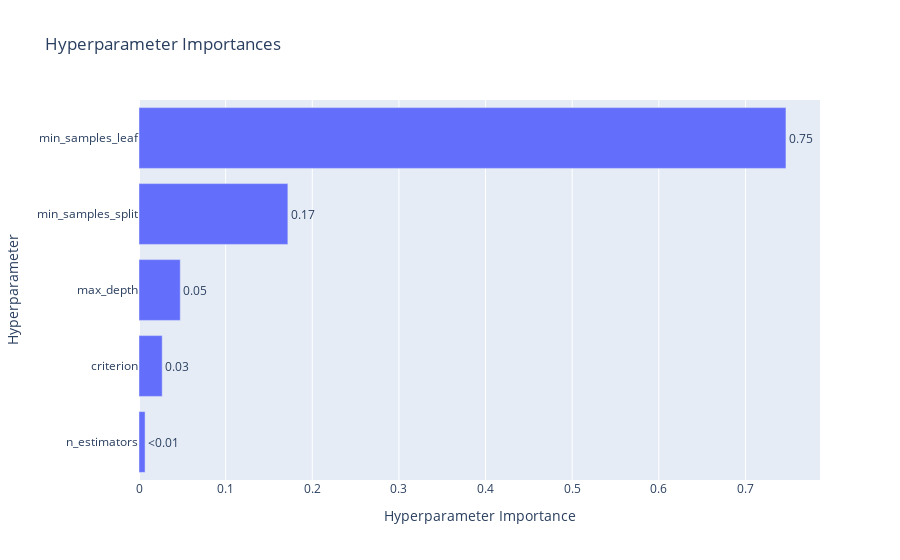

The notebook cell this image was saved under:
### Code cell
p_importance_no_feat_eng = optuna.visualization.plot_param_importances(study_no_feat_eng)
p_importance_no_feat_eng.show()

### Figure 1 — Plotly figure (JSON) as saved in the notebook; plotly's stock layout.template omitted (floating-point values rounded to 4 significant figures)
{"data": [{"cliponaxis": false, "hovertemplate": ["n_estimators (IntDistribution): 0.007012439659590641<extra></extra>", "criterion (CategoricalDistribution): 0.026793811393017446<extra></extra>", "max_depth (IntDistribution): 0.047624997650845956<extra></extra>", "min_samples_split (IntDistribution): 0.17183454995503006<extra></extra>", "min_samples_leaf (IntDistribution): 0.746734201341516<extra></extra>"], "name": "Objective Value", "orientation": "h", "text": ["<0.01", "0.03", "0.05", "0.17", "0.75"], "textposition": "outside", "type": "bar", "x": [0.007012, 0.02679, 0.04762, 0.1718, 0.7467], "y": ["n_estimators", "criterion", "max_depth", "min_samples_split", "min_samples_leaf"]}], "layout": {"title": {"text": "Hyperparameter Importances"}, "xaxis": {"title": {"text": "Hyperparameter Importance"}}, "yaxis": {"title": {"text": "Hyperparameter"}}}}
